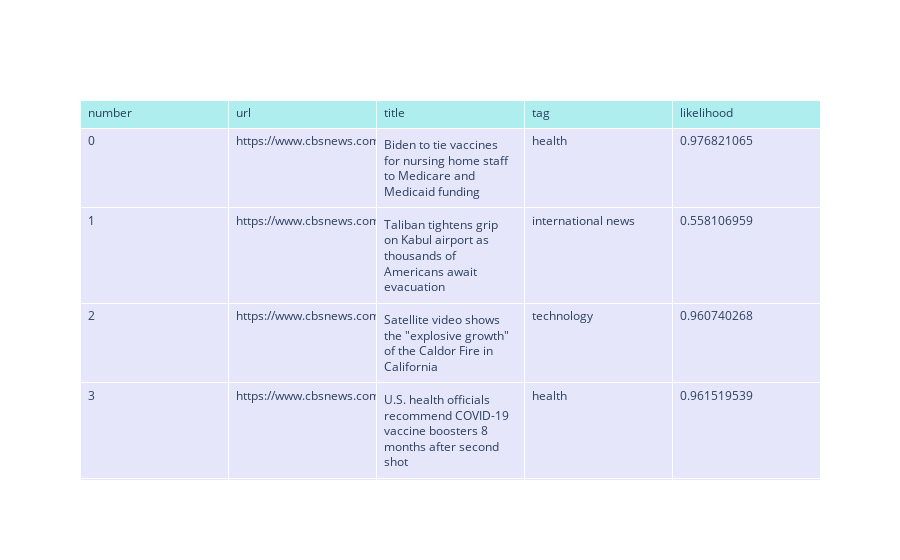

This figure's notebook cell:
### Code cell
import plotly.graph_objects as go
import pandas as pd

df = pd.read_csv('newsArticleScraping.csv')

fig = go.Figure(data=[go.Table(
    header=dict(values=list(df.columns),
                fill_color='paleturquoise',
                align='left'),
    cells=dict(values=[df.number, df.url, df.title, df.tag, df.likelihood],
               fill_color='lavender',
               align='left'))
])

fig.show()

### Figure 1 — Plotly figure (JSON) as saved in the notebook; plotly's stock layout.template omitted (floating-point values rounded to 4 significant figures; data arrays with more than 128 entries replaced by an {"elided": "..."} marker saying what was removed)
{"data": [{"cells": {"align": "left", "fill": {"color": "lavender"}, "values": {"elided": "5x93 mixed values"}}, "header": {"align": "left", "fill": {"color": "paleturquoise"}, "values": ["number", "url", "title", "tag", "likelihood"]}, "type": "table"}], "layout": {}}
